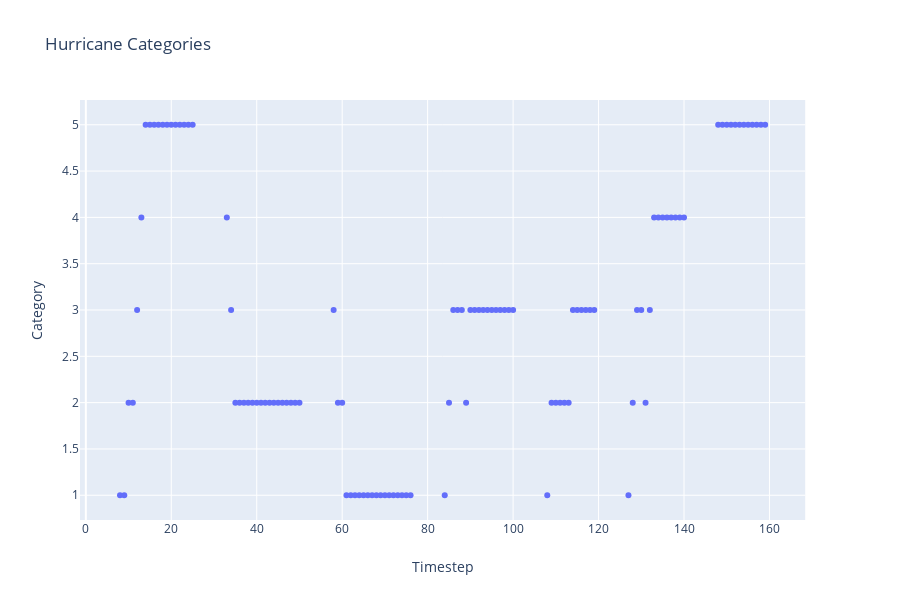
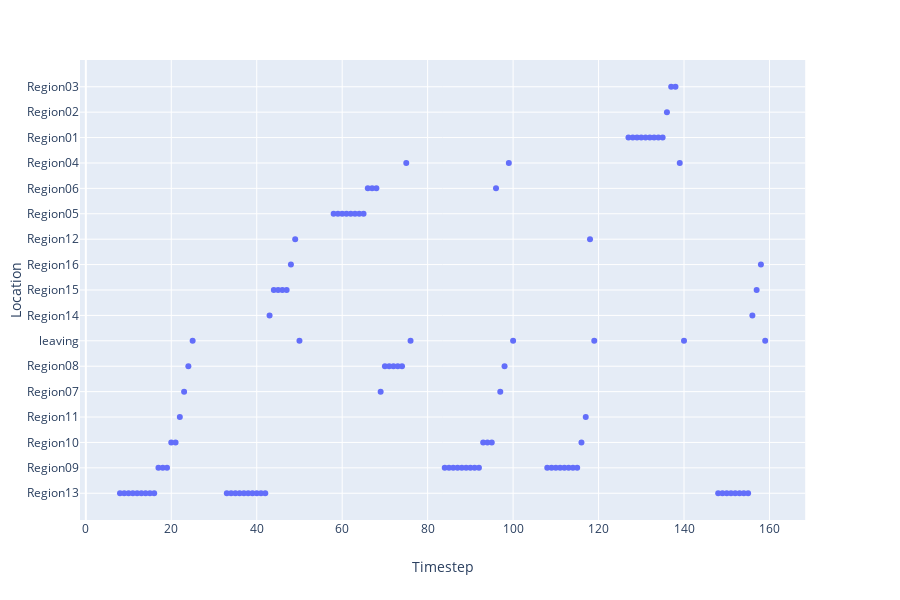

The notebook cell these images were saved under, in order:
### Code cell
fig = px.scatter(Pred_3, x = 'Timestep', y = 'Category', title='Hurricane Categories')
fig.show()
fig = px.scatter(Pred_3, x = 'Timestep', y = 'Location')
fig.show()

### Figure 1 — Plotly figure (JSON) as saved in the notebook; plotly's stock layout.template omitted (floating-point values rounded to 4 significant figures)
{"data": [{"hoverlabel": {"namelength": 0}, "hovertemplate": "Timestep=%{x}<br>Category=%{y}", "legendgroup": "", "marker": {"color": "#636efa", "symbol": "circle"}, "mode": "markers", "name": "", "showlegend": false, "type": "scatter", "x": [8, 9, 10, 11, 12, 13, 14, 15, 16, 17, 18, 19, 20, 21, 22, 23, 24, 25, 33, 34, 35, 36, 37, 38, 39, 40, 41, 42, 43, 44, 45, 46, 47, 48, 49, 50, 58, 59, 60, 61, 62, 63, 64, 65, 66, 67, 68, 69, 70, 71, 72, 73, 74, 75, 76, 84, 85, 86, 87, 88, 89, 90, 91, 92, 93, 94, 95, 96, 97, 98, 99, 100, 108, 109, 110, 111, 112, 113, 114, 115, 116, 117, 118, 119, 127, 128, 129, 130, 131, 132, 133, 134, 135, 136, 137, 138, 139, 140, 148, 149, 150, 151, 152, 153, 154, 155, 156, 157, 158, 159], "xaxis": "x", "y": [1, 1, 2, 2, 3, 4, 5, 5, 5, 5, 5, 5, 5, 5, 5, 5, 5, 5, 4, 3, 2, 2, 2, 2, 2, 2, 2, 2, 2, 2, 2, 2, 2, 2, 2, 2, 3, 2, 2, 1, 1, 1, 1, 1, 1, 1, 1, 1, 1, 1, 1, 1, 1, 1, 1, 1, 2, 3, 3, 3, 2, 3, 3, 3, 3, 3, 3, 3, 3, 3, 3, 3, 1, 2, 2, 2, 2, 2, 3, 3, 3, 3, 3, 3, 1, 2, 3, 3, 2, 3, 4, 4, 4, 4, 4, 4, 4, 4, 5, 5, 5, 5, 5, 5, 5, 5, 5, 5, 5, 5], "yaxis": "y"}], "layout": {"height": 600, "legend": {"tracegroupgap": 0}, "title": {"text": "Hurricane Categories"}, "xaxis": {"anchor": "y", "domain": [0, 0.98], "title": {"text": "Timestep"}}, "yaxis": {"anchor": "x", "domain": [0, 1], "title": {"text": "Category"}}}}

### Figure 2 — Plotly figure (JSON) as saved in the notebook; plotly's stock layout.template omitted (floating-point values rounded to 4 significant figures)
{"data": [{"hoverlabel": {"namelength": 0}, "hovertemplate": "Timestep=%{x}<br>Location=%{y}", "legendgroup": "", "marker": {"color": "#636efa", "symbol": "circle"}, "mode": "markers", "name": "", "showlegend": false, "type": "scatter", "x": [8, 9, 10, 11, 12, 13, 14, 15, 16, 17, 18, 19, 20, 21, 22, 23, 24, 25, 33, 34, 35, 36, 37, 38, 39, 40, 41, 42, 43, 44, 45, 46, 47, 48, 49, 50, 58, 59, 60, 61, 62, 63, 64, 65, 66, 67, 68, 69, 70, 71, 72, 73, 74, 75, 76, 84, 85, 86, 87, 88, 89, 90, 91, 92, 93, 94, 95, 96, 97, 98, 99, 100, 108, 109, 110, 111, 112, 113, 114, 115, 116, 117, 118, 119, 127, 128, 129, 130, 131, 132, 133, 134, 135, 136, 137, 138, 139, 140, 148, 149, 150, 151, 152, 153, 154, 155, 156, 157, 158, 159], "xaxis": "x", "y": ["Region13", "Region13", "Region13", "Region13", "Region13", "Region13", "Region13", "Region13", "Region13", "Region09", "Region09", "Region09", "Region10", "Region10", "Region11", "Region07", "Region08", "leaving", "Region13", "Region13", "Region13", "Region13", "Region13", "Region13", "Region13", "Region13", "Region13", "Region13", "Region14", "Region15", "Region15", "Region15", "Region15", "Region16", "Region12", "leaving", "Region05", "Region05", "Region05", "Region05", "Region05", "Region05", "Region05", "Region05", "Region06", "Region06", "Region06", "Region07", "Region08", "Region08", "Region08", "Region08", "Region08", "Region04", "leaving", "Region09", "Region09", "Region09", "Region09", "Region09", "Region09", "Region09", "Region09", "Region09", "Region10", "Region10", "Region10", "Region06", "Region07", "Region08", "Region04", "leaving", "Region09", "Region09", "Region09", "Region09", "Region09", "Region09", "Region09", "Region09", "Region10", "Region11", "Region12", "leaving", "Region01", "Region01", "Region01", "Region01", "Region01", "Region01", "Region01", "Region01", "Region01", "Region02", "Region03", "Region03", "Region04", "leaving", "Region13", "Region13", "Region13", "Region13", "Region13", "Region13", "Region13", "Region13", "Region14", "Region15", "Region16", "leaving"], "yaxis": "y"}], "layout": {"height": 600, "legend": {"tracegroupgap": 0}, "margin": {"t": 60}, "xaxis": {"anchor": "y", "domain": [0, 0.98], "title": {"text": "Timestep"}}, "yaxis": {"anchor": "x", "domain": [0, 1], "title": {"text": "Location"}}}}
